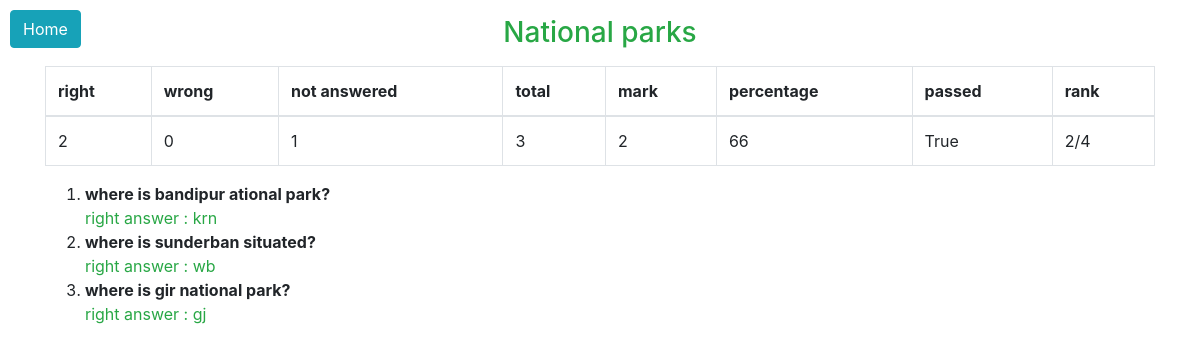
The page /paper/paper_res/3/ (signed in) on the database its author committed.
### home/models.py (models this page shows, shortened)
class Topic(models.Model):
    topic_name = models.CharField(max_length=30)
    dateOfUpload = models.DateTimeField(default=timezone.now)
    tTime = models.IntegerField(default=0)
    tpq=models.IntegerField(default=15)
    published = models.BooleanField(default=False)

class Marksheet(models.Model):
    user = models.ForeignKey(User, on_delete=models.CASCADE)
    topic_id = models.IntegerField(default=0)
    mark = models.IntegerField(default=0)
    total_q = models.IntegerField(default=0)
    right = models.IntegerField(default=0)
    wrong = models.IntegerField(default=0)
    notA = models.IntegerField(default=0)
    percentage = models.IntegerField(default=0)
    passed = models.BooleanField(default=False)

class Questions(models.Model):
    topic = models.ForeignKey(Topic, on_delete=models.CASCADE)
    question = models.TextField()
    option1 = models.CharField(max_length=30)
    option2 = models.CharField(max_length=30)
    option3 = models.CharField(max_length=30)
    option4 = models.CharField(max_length=30)
    answer = models.CharField(max_length=30)

### paper/views.py (the view)
# urls.py: path('paper_res/<int:topic_id>/', views.pResult, name="result"),
def pResult(request, topic_id):
    if not request.user.is_authenticated:
        return redirect("%s?next=%s" % (settings.LOGIN_URL, f"/paper/paper_res/{topic_id}/"))
    elif len(Marksheet.objects.filter(user=request.user, topic_id=topic_id)) == 0:
        return redirect("%s/timeline" % (settings.MAIN_URL))
    else:
        ms = Marksheet.objects.get(user=request.user, topic_id=topic_id)
        t = Topic.objects.get(id=topic_id)
        ques = Questions.objects.filter(topic__id=topic_id)
        total = len(Marksheet.objects.filter(topic_id=topic_id))
        rank = list(Marksheet.objects.filter(topic_id=topic_id).order_by(
            "-percentage").values_list('user__id', flat=True)).index(request.user.id)+1
        return render(request, 'paper/result.html', {'res': ms, 'topic': t, 'questions': ques, 'total': total, 'rank': rank})

### paper/templates/paper/result.html (shortened to what this page needs)
{% load static %}
<!doctype html>
<html lang="en">
<head>
    <link rel="stylesheet" href="{% static 'css/bootstrap-grid.css' %}">
    <link rel="stylesheet" href="{% static 'css/bootstrap-grid.min.css' %}">
    <link rel="stylesheet" href="{% static 'css/bootstrap-reboot.css' %}">
    <link rel="stylesheet" href="{% static 'css/bootstrap-reboot.min.css' %}">
    <link rel="stylesheet" href="{% static 'css/bootstrap.css' %}">
    <link rel="stylesheet" href="{% static 'css/bootstrap.min.css' %}">
</head>
<body>
    <div class="home">
        <a class="btn btn-info" href="http://127.0.0.1:8000/timeline">Home</a>
    </div>
    <div class="container">
        <div class="text-center my-3">
            <span class="text-success h3">
                {{topic.topic_name | capfirst}}
            </span>
        </div>
        <div>
            <table class="table table-bordered">
                <thead>
                    <tr>
                        <th scope="col">right</th>
                        <th scope="col">wrong</th>
                        <th scope="col">not answered</th>
                        <th scope="col">total</th>
                        <th scope="col">mark</th>
                        <th scope="col">percentage</th>
                        <th scope="col">passed</th>
                        <th scope="col">rank</th>
                    </tr>
                </thead>
                <tbody>
                    <tr>
                        <td>{{ res.right }}</td>
                        <td>{{ res.wrong }}</td>
                        <td>{{ res.notA }}</td>
                        <td>{{ res.total_q }}</td>
                        <td>{{ res.mark }}</td>
                        <td>{{ res.percentage }}</td>
                        <td>{{ res.passed }}</td>
                        <td>{{ rank }}/{{total}}</td>
                    </tr>
                </tbody>
            </table>
        </div>
        <div>
            <ol>
                {% for q in questions %}
                <li>
                    <span class="font-weight-bold">{{q.question}}</span> <br>
                    <span class="text-success">right answer : {{q.answer}}</span><br>
                </li>
                {% endfor %}
            </ol>
        </div>
    </div>
</body>
</html>

### paper/templates/paper/result.html (style rules this page uses)
.home { position: absolute; top: 10px; left: 10px; display: inline; }

### rows shown on the page
Topic: topic_name "National parks"
Marksheet: right "2", wrong "0", notA "1", total_q "3", mark "2", percentage "66", passed "True"
Questions: question "where is bandipur ational park?", answer "krn"
Questions: question "where is sunderban situated?", answer "wb"
Questions: question "where is gir national park?", answer "gj"

### other values the page prints
{{ rank }} "2"
{{ total }} "4"
